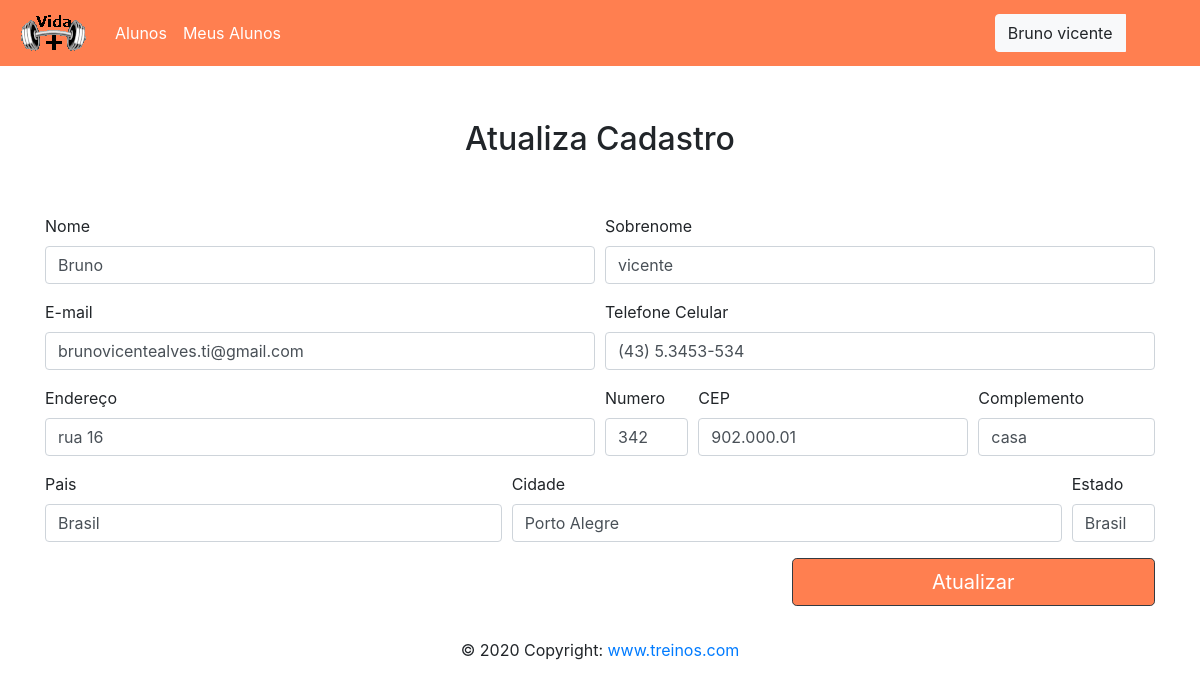
Screenshot of /App/view/AtualizaCadastro.php (signed in) with the database file from the repository.
### tables this page shows
CREATE TABLE `professor` (
  `id_professor` int(11) NOT NULL,
  `nome_professor` varchar(100) DEFAULT NULL,
  `sobrenome_professor` varchar(100) DEFAULT NULL,
  `cref_professor` varchar(45) DEFAULT NULL,
  `email_professor` varchar(45) DEFAULT NULL,
  `telefone` varchar(15) DEFAULT NULL,
  `senha_professor` varchar(45) DEFAULT NULL,
  `endereco` varchar(100) DEFAULT NULL,
  `cep` varchar(10) DEFAULT NULL,
  `complemento` varchar(100) DEFAULT NULL,
  `cidade` varchar(100) DEFAULT NULL,
  `pais` varchar(100) DEFAULT NULL,
  `estado` varchar(10) DEFAULT NULL,
  `numero` int(11) DEFAULT NULL
);

### App/Modal/CrudPerfil.php (called while the page is built, shortened)
<?php
function perfilProfessor($id_professor){
    $pdo=conexao();
    $stmt = $pdo->prepare("SELECT * FROM professor WHERE id_professor=:id_professor LIMIT 1");
    $stmt->bindParam(':id_professor', $id_professor);
    $stmt->execute();
    $users = $stmt->fetchAll(PDO::FETCH_ASSOC);
    foreach ($users as $user) {
        $nome=$user['nome_professor'];
        $sobrenome=$user['sobrenome_professor'];
        $telefone=$user['telefone'];
        $email=$user['email_professor'];
        $endereco=$user['endereco'];
        $numero=$user['numero'];
        $cep=$user['cep'];
        $complemento=$user['complemento'];
        $pais=$user['pais'];
        $cidade=$user['cidade'];
        $estado=$user['estado'];
    }
    if ($users != NULL) {
        return array($nome,$sobrenome,$telefone,$email,$endereco,$numero,$cep,$complemento,$pais,$cidade,$estado);
    }
}

### App/Controller/ControllerPerfil.php (called while the page is built, shortened)
<?php
require_once '../Modal/CrudPerfil.php';
function carregaPerfil($id,$usuario){
    if($usuario == "usuario"){
        $perfil=perfilUsuario($id);
        return $perfil;
    }elseif($usuario == "professor"){
        $perfil=perfilProfessor($id);
        return $perfil;
    }
}

### App/view/AtualizaCadastro.php (the view, shortened to what this page needs)
<?php
require_once '../Controller/ControllerPerfil.php';
?>
<!doctype html>
<html lang="br">
<head>
    <link rel="stylesheet" href="https://stackpath.bootstrapcdn.com/bootstrap/4.4.1/css/bootstrap.min.css">
</head>
<body>
<?php include('../view/Menu.php') ?>
<br>
<br>
<br>
<form name="form1" action="../Controller/ControllerPerfil.php" method="post">
    <div align="center">
        <br><br>
        <h2> Atualiza Cadastro </h2>
    </div>
    <br>
    <br>
    <div class="container">
        <?php
        $resultado=carregaPerfil($_SESSION['id_usuario'],$_SESSION['acesso']);
        ?>
        <div class="form-row">
            <div class="form-group col-md-6">
                <label for="inputEmail4">Nome</label>
                <input name="nome" type="text"  value='<?=$resultado[0]?>' required class="form-control" id="inputEmail4">
            </div>
            <div class="form-group col-md-6">
                <label for="inputPassword4">Sobrenome</label>
                <input name="sobrenome"  required type="text" value='<?=$resultado[1]?>'class="form-control" id="inputPassword4">
            </div>
        </div>
        <div class="form-row">
            <div class="form-group col-md-6">
                <label for="inputEmail4">E-mail</label>
                <input name="email" type="email" value='<?=$resultado[3]?>'  required class="form-control" id="inputEmail4">
            </div>
            <div class="form-group col-md-6">
                <label for="inputPassword4">Telefone Celular</label>
                <input name="telefone"  required type="text" value='<?=$resultado[2]?>' class="form-control" id="telefone">
            </div>
        </div>
        <div class="form-row">
            <div class="form-group col-md-6">
                <label for="inputEmail4">Endereço</label>
                <input name="endereco" type="text" value='<?=$resultado[4]?>' class="form-control" id="inputEmail4">
            </div>
            <div class="form-group col-md-1">
                <label for="inputPassword4">Numero</label>
                <input name="numero" type="number"  value='<?=$resultado[5]?>'class="form-control" id="inputPassword4">
            </div>
            <div class="form-group col-md-3">
                <label for="inputPassword4">CEP</label>
                <input name="cep" type="text" value='<?=$resultado[6]?>'class="form-control" id="cep">
            </div>
            <div class="form-group col-md-2">
                <label for="inputPassword4">Complemento</label>
                <input name="complemento" type="text"  value='<?=$resultado[7]?>'class="form-control" id="inputPassword4">
            </div>
        </div>
        <div class="form-row">
            <div class="form-group col-md-5">
                <label for="inputZip">Pais</label>
                <input name="pais" type="text"  value='<?=$resultado[8]?>'class="form-control" id="inputZip">
            </div>
            <div class="form-group col-md-6">
                <label for="inputCity">Cidade</label>
                <input name="cidade" type="text" value='<?=$resultado[9]?>' class="form-control" id="inputCity">
            </div>
            <div class="form-group col-md-1">
                <label for="inputZip">Estado</label>
                <input name="estado" type="text" value='<?=$resultado[10]?>'class="form-control" id="inputZip">
            </div>
        </div>
        <div class="form-row">
            <div class="form-group col-md-8">
            </div>
            <div class="form-group col-md-4">
                <button type="submit"  style="background-color: #FF7F50;" class="btn btn-dark btn-lg btn-block"  >Atualizar</button>
            </div>
        </div>
    </div>
</form>
<?php include('../view/footer.php') ?>
</body>
</html>

### rows the page displays
professor: nome "Bruno", sobrenome "vicente", email "brunovicentealves.ti@gmail.com", telefone "(43) 5.3453-534", endereco "rua 16", numero "342", cep "902.000.01", complemento "casa", cidade "Porto Alegre"

### other values shown
$_SESSION['usuario'] "Bruno"
$_SESSION['sobrenome_usuario'] "vicente"
